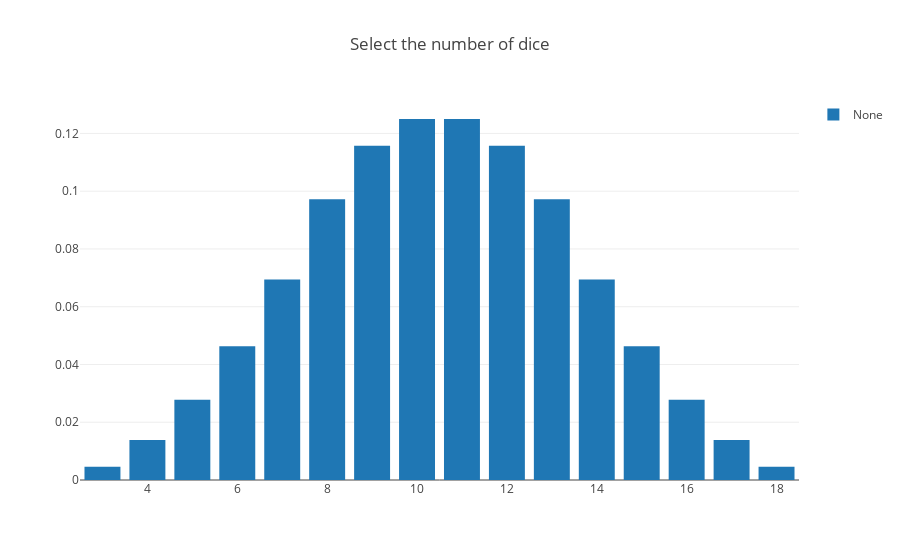

Write notebook code for a chart like this one.
### Code cell
probs, values = dice_prob_distr(3, 1, 6)
bar = go.Bar(x=values, y=probs, hoverinfo='label+percent', textfont=dict(size=20), name='None') 
layout = dict(title='Select the number of dice', showlegend=True)
fig = dict(data=[bar], layout=layout)

iplot(fig, filename='styled_pie_chart')

### Figure 1 — Plotly figure (JSON) as saved in the notebook; plotly's stock layout.template omitted (floating-point values rounded to 4 significant figures)
{"data": [{"hoverinfo": "label+percent", "name": "None", "textfont": {"size": 20}, "type": "bar", "x": [3, 4, 5, 6, 7, 8, 9, 10, 11, 12, 13, 14, 15, 16, 17, 18], "y": [0.00463, 0.01389, 0.02778, 0.0463, 0.06944, 0.09722, 0.1157, 0.125, 0.125, 0.1157, 0.09722, 0.06944, 0.0463, 0.02778, 0.01389, 0.00463]}], "layout": {"showlegend": true, "title": "Select the number of dice"}}
